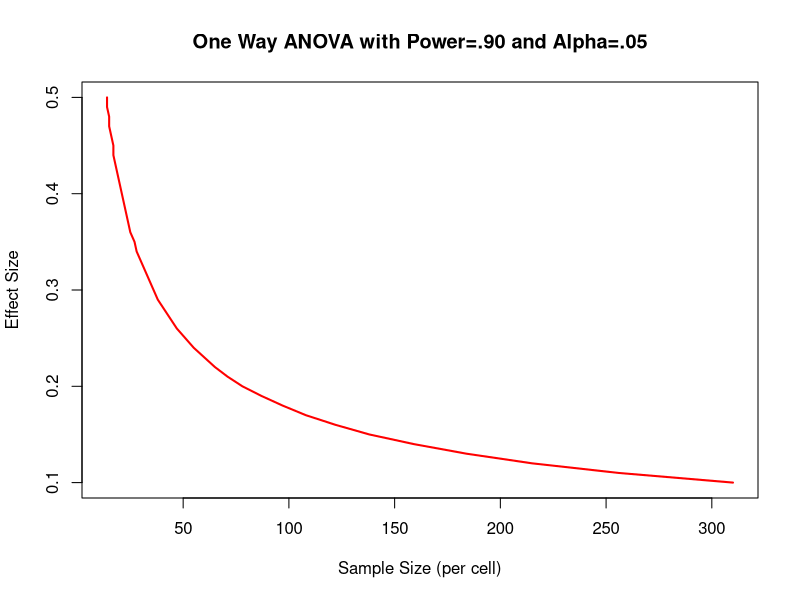
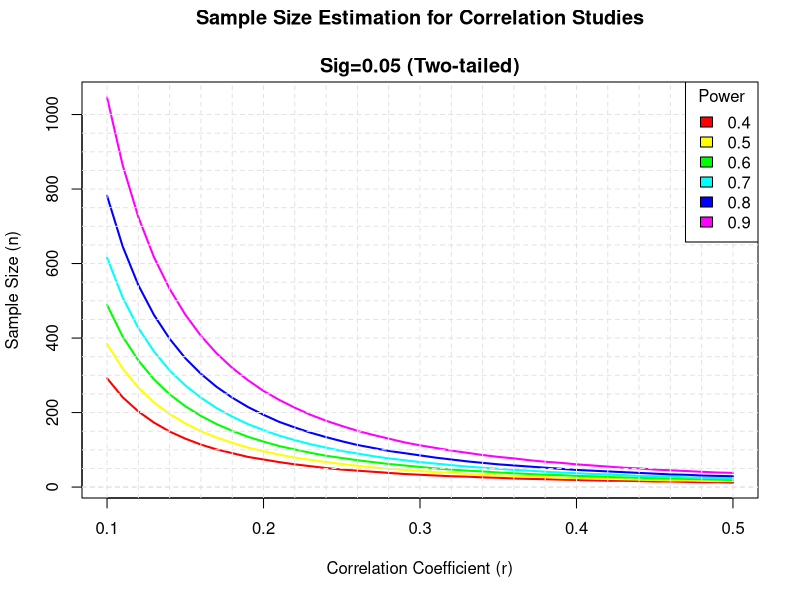

The R source for these figures, in order:
#----------------------------------------#
# R in Action (2nd ed): Chapter 10       #
# Power analysis                         #
# requires packages pwr to be installed  #
# install.packages("pwr")                #
#----------------------------------------#

par(ask=TRUE)

library(pwr)

# t tests
pwr.t.test(d=.8, sig.level=.05,power=.9, type="two.sample",  
           alternative="two.sided")
pwr.t.test(n=20, d=.5, sig.level=.01, type="two.sample", 
           alternative="two.sided")


# ANOVA
pwr.anova.test(k=5,f=.25,sig.level=.05,power=.8)

# Correlations
pwr.r.test(r=.25, sig.level=.05, power=.90, alternative="greater")

# Linear Models
pwr.f2.test(u=3, f2=0.0769, sig.level=0.05, power=0.90)

# Tests of proportions
pwr.2p.test(h=ES.h(.65, .6), sig.level=.05, power=.9, 
            alternative="greater")

# Chi-square tests
prob <- matrix(c(.42, .28, .03, .07, .10, .10), byrow=TRUE, nrow=3)
ES.w2(prob)
pwr.chisq.test(w=.1853, df=3 , sig.level=.05, power=.9)


# Listing 10.1 - Sample sizes for detecting significant effects in a One-Way ANOVA
es <- seq(.1, .5, .01)
nes <- length(es)
samsize <- NULL
for (i in 1:nes){
  result <- pwr.anova.test(k=5, f=es[i], sig.level=.05, power=.9)
  samsize[i] <- ceiling(result$n)
}
plot(samsize,es, type="l", lwd=2, col="red",
     ylab="Effect Size",
     xlab="Sample Size (per cell)",
     main="One Way ANOVA with Power=.90 and Alpha=.05")


# Listing 10.2 - Sample size curves for dtecting corelations of various sizes
library(pwr)
r <- seq(.1,.5,.01)
nr <- length(r)
p <- seq(.4,.9,.1)
np <- length(p)
samsize <- array(numeric(nr*np), dim=c(nr,np))
for (i in 1:np){
  for (j in 1:nr){
    result <- pwr.r.test(n = NULL, r = r[j],
                         sig.level = .05, power = p[i],
                         alternative = "two.sided")
    samsize[j,i] <- ceiling(result$n)
  }
}
xrange <- range(r)
yrange <- round(range(samsize))
colors <- rainbow(length(p))
plot(xrange, yrange, type="n",
     xlab="Correlation Coefficient (r)",
     ylab="Sample Size (n)" )
for (i in 1:np){
  lines(r, samsize[,i], type="l", lwd=2, col=colors[i])
}
abline(v=0, h=seq(0,yrange[2],50), lty=2, col="grey89")
abline(h=0, v=seq(xrange[1],xrange[2],.02), lty=2, col="gray89")
title("Sample Size Estimation for Correlation Studies\n
Sig=0.05 (Two-tailed)")
legend("topright", title="Power", as.character(p),
       fill=colors)
